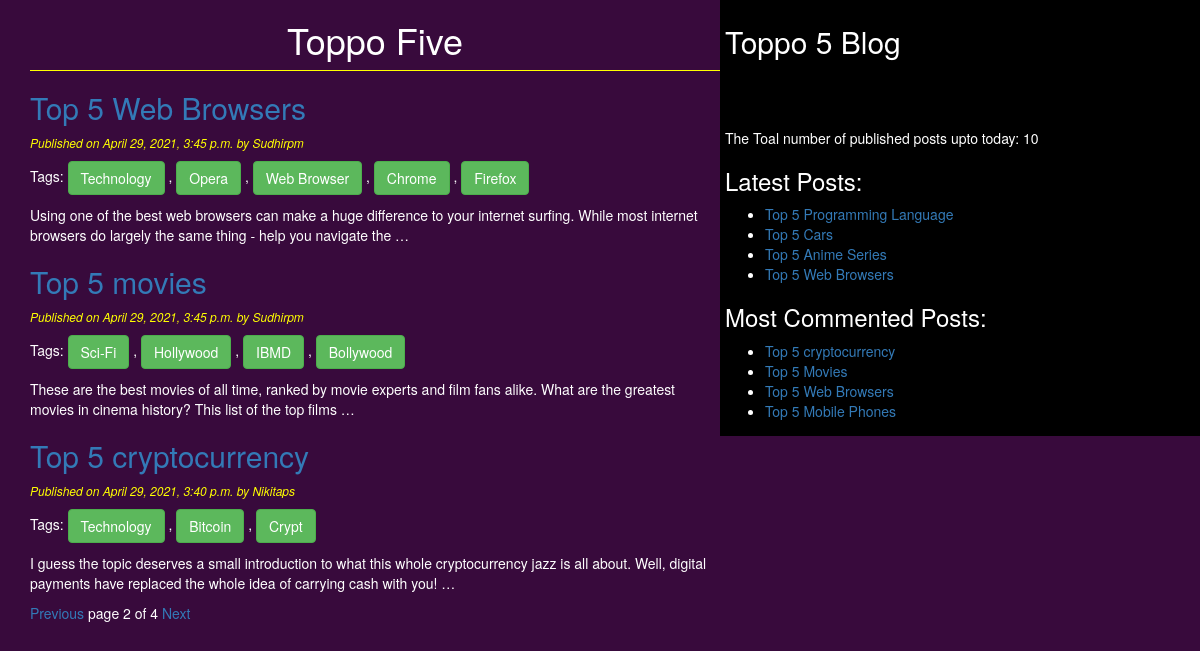
Screenshot of /?page=2 with the database file from the repository.
### blog/models.py (models this page shows, shortened)
class Post(models.Model):
    title = models.CharField(max_length=264)
    slug = models.SlugField(max_length=264,unique_for_date='publish')  # unique_for_date is used to to make each slug unique
    author = models.ForeignKey(User,related_name='blog_posts',on_delete=models.CASCADE) # on_delete is important parameter
    body = models.TextField()
    publish = models.DateTimeField(default=timezone.now)
    created = models.DateTimeField(auto_now_add=True)
    updated = models.DateTimeField(auto_now=True)
    STATUS_CHOICES = (('draft','Draft'),('published','Published'))
    status = models.CharField(max_length=10,choices=STATUS_CHOICES,default='draft')
    objects = CustomManager()  # calling our custom Manager
    tags = TaggableManager()
    class Meta:
        ordering = ('-publish',)
    def get_absolute_url(self):
        return reverse('post_detail',args=[self.publish.year,self.publish.strftime('%m'),self.publish.strftime('%d'),self.slug])

### blog/views.py (the view)
# urls.py: path('', views.post_list_view),
def post_list_view(request,tag_slug=None):
    post_list = Post.objects.all()
    tag=None
    if tag_slug:
        tag = get_object_or_404(Tag,slug=tag_slug)
        post_list = post_list.filter(tags__in=[tag])
    paginator = Paginator(post_list,3)
    page_number = request.GET.get('page')
    try:
        post_list = paginator.page(page_number)
    except PageNotAnInteger:
        post_list = paginator.page(1)
    except EmptyPage:
        post_list = paginator.page(paginator.num_pages)
    return render(request,'blog/post_list.html',{'post_list':post_list,'tag':tag})

### blog/models.py (called while the page is built)
    def get_queryset(self):
        return super().get_queryset().filter(status='published') # only published post should come in blog page

### blog/templatetags/blog_tags.py (called while the page is built)
@register.simple_tag
def total_posts():
    return Post.objects.count()

@register.inclusion_tag('blog/latest_posts123.html')
def show_latest_posts(count=4):
    latest_posts = Post.objects.order_by('-publish')[:count]
    return {'latest_posts':latest_posts}

@register.simple_tag
def get_most_commented_posts(count=4):
    return Post.objects.annotate(total_comments=Count('comments')).order_by('-total_comments')[:count]

### templates/blog/post_list.html (shortened to what this page needs)
<!DOCTYPE html>
{%extends 'blog/base.html'%}
{%block content%}
<h1>Toppo Five</h1>
{%for post in post_list%}
<h2><a href="{{post.get_absolute_url}}">{{post.title}}</a></h2>
<p id='date'>Published on {{post.publish}} by {{post.author|title}}</p>
<p>Tags:
{%for tag in post.tags.all%}
<a href="{%url 'post_list_by_tag_name' tag.slug%}" class="btn btn-success">{{tag.name}}</a>
{%if not forloop.last%},{%endif%}
{%endfor%}
</p>
{{post.body|truncatewords:30|linebreaks}}
{%endfor%}
{%include "blog/pagination.html" with page=post_list%}
{%endblock%}

### templates/blog/base.html (shortened to what this page needs)
<!DOCTYPE html>
{%load blog_tags%}
{%load static%}
<html lang="en" dir="ltr">
  <head>
    <link rel = "stylesheet" href = "https://maxcdn.bootstrapcdn.com/bootstrap/3.3.6/css/bootstrap.min.css"/>
    <link rel="stylesheet" href="{%static 'css/blog1.css'%}">
  </head>
  <body>
    <div class="content">
      {%block content%}{%endblock%}
    </div>
    <div class="sidebar">
      <h2>Toppo 5 Blog</h2><br><br><br>
      <p>The Toal number of published posts upto today: {%total_posts%}</p>
      <h3>Latest Posts:</h3>{%show_latest_posts%}
      <h3>Most Commented Posts:</h3>
      {%get_most_commented_posts as most_commented_posts%}
      <ul>
        {%for post in most_commented_posts%}
        <li><a href="{{post.get_absolute_url}}">{{post.title}}</a></li>
        {%endfor%}
      </ul>
    </div>
  </body>
</html>

### templates/blog/latest_posts123.html
<ul>
  {%for post in latest_posts%}
  <li><a href="{{post.get_absolute_url}}">{{post.title}}</a></li>
  {%endfor%}
</ul>

### static/css/blog1.css (style rules this page uses)
.content { width: 60%; float: left; padding: 0 0 0 30px; background: #380A3C; color:white; }
.sidebar { width: 40%; float:right; padding: 5px; background: black; }
h1 { text-align:center; border-bottom: 1px solid yellow; padding-bottom: 10px; }
body { color: white; background: #380A3C; }
#date { color: yellow; font-size: 12px; font-style: italic; }

### rows the page displays
Post: title "Top 5 Web Browsers", publish "April 29, 2021, 3:45 p.m.", author "Sudhirpm", body "Using one of the best web browsers can make a huge difference to your internet surfing. While most internet browsers do largely the same thing - help you navigate the …"
Tag: name "Technology"
Tag: name "Opera"
Tag: name "Web Browser"
Tag: name "Chrome"
Tag: name "Firefox"
Post: title "Top 5 movies", publish "April 29, 2021, 3:45 p.m.", author "Sudhirpm", body "These are the best movies of all time, ranked by movie experts and film fans alike. What are the greatest movies in cinema history? This list of the top films …"
Tag: name "Sci-Fi"
Tag: name "Hollywood"
Tag: name "IBMD"
Tag: name "Bollywood"
Post: title "Top 5 cryptocurrency", publish "April 29, 2021, 3:40 p.m.", author "Nikitaps", body "I guess the topic deserves a small introduction to what this whole cryptocurrency jazz is all about. Well, digital payments have replaced the whole idea of carrying cash with you! …"
Tag: name "Bitcoin"
Tag: name "Crypt"
Post: title "Top 5 Programming Language"
Post: title "Top 5 Cars"
Post: title "Top 5 Anime Series"
Post: title "Top 5 Movies"
Post: title "Top 5 Mobile Phones"

### other values shown
{{ page.number }} "2"
{{ page.paginator.num_pages }} "4"
